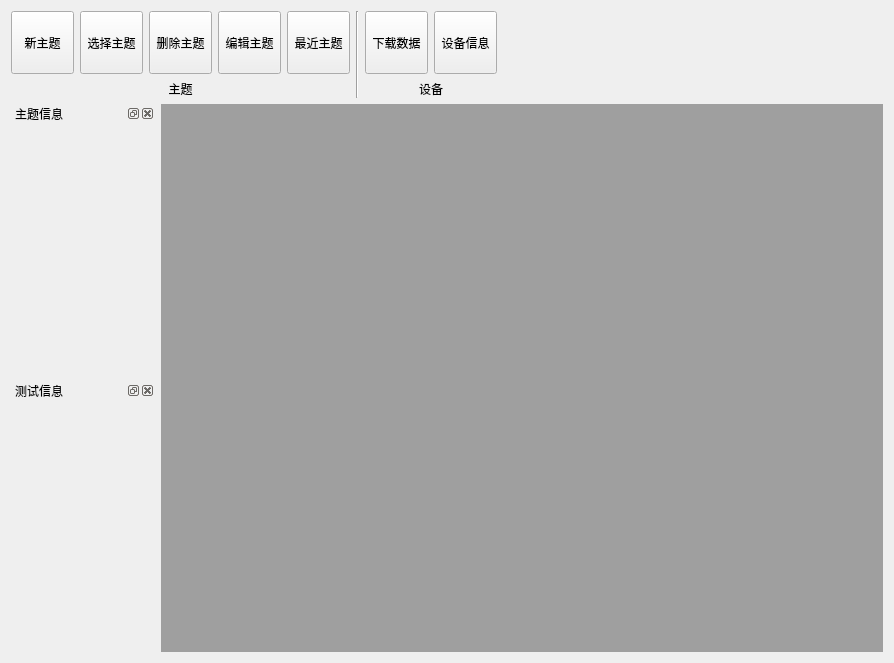
<?xml version="1.0" encoding="UTF-8"?>
<ui version="4.0">
 <class>MainDlg</class>
 <widget class="QDialog" name="MainDlg">
  <property name="geometry">
   <rect>
    <x>0</x>
    <y>0</y>
    <width>894</width>
    <height>663</height>
   </rect>
  </property>
  <property name="font">
   <font>
    <pointsize>9</pointsize>
   </font>
  </property>
  <property name="windowTitle">
   <string>Bodystat</string>
  </property>
  <property name="windowOpacity">
   <double>2.000000000000000</double>
  </property>
  <property name="sizeGripEnabled">
   <bool>false</bool>
  </property>
  <property name="modal">
   <bool>false</bool>
  </property>
  <layout class="QVBoxLayout" name="verticalLayout_3">
   <item>
    <layout class="QHBoxLayout" name="horizontalLayout_3">
     <item>
      <layout class="QVBoxLayout" name="verticalLayout">
       <property name="leftMargin">
        <number>0</number>
       </property>
       <property name="topMargin">
        <number>0</number>
       </property>
       <property name="rightMargin">
        <number>0</number>
       </property>
       <property name="bottomMargin">
        <number>0</number>
       </property>
       <item>
        <layout class="QHBoxLayout" name="horizontalLayout">
         <property name="leftMargin">
          <number>0</number>
         </property>
         <property name="topMargin">
          <number>0</number>
         </property>
         <property name="rightMargin">
          <number>0</number>
         </property>
         <property name="bottomMargin">
          <number>0</number>
         </property>
         <item>
          <widget class="QToolButton" name="_newSubjToolButton">
           <property name="minimumSize">
            <size>
             <width>63</width>
             <height>63</height>
            </size>
           </property>
           <property name="font">
            <font>
             <pointsize>9</pointsize>
            </font>
           </property>
           <property name="text">
            <string>新主题</string>
           </property>
           <property name="iconSize">
            <size>
             <width>32</width>
             <height>32</height>
            </size>
           </property>
           <property name="toolButtonStyle">
            <enum>Qt::ToolButtonTextUnderIcon</enum>
           </property>
           <property name="autoRaise">
            <bool>false</bool>
           </property>
          </widget>
         </item>
         <item>
          <widget class="QToolButton" name="_selSubjToolButton">
           <property name="minimumSize">
            <size>
             <width>63</width>
             <height>63</height>
            </size>
           </property>
           <property name="font">
            <font>
             <pointsize>9</pointsize>
            </font>
           </property>
           <property name="text">
            <string>选择主题</string>
           </property>
           <property name="iconSize">
            <size>
             <width>32</width>
             <height>32</height>
            </size>
           </property>
           <property name="toolButtonStyle">
            <enum>Qt::ToolButtonTextUnderIcon</enum>
           </property>
           <property name="autoRaise">
            <bool>false</bool>
           </property>
          </widget>
         </item>
         <item>
          <widget class="QToolButton" name="_delSubjToolButton">
           <property name="minimumSize">
            <size>
             <width>63</width>
             <height>63</height>
            </size>
           </property>
           <property name="font">
            <font>
             <pointsize>9</pointsize>
            </font>
           </property>
           <property name="text">
            <string>删除主题</string>
           </property>
           <property name="iconSize">
            <size>
             <width>32</width>
             <height>32</height>
            </size>
           </property>
           <property name="toolButtonStyle">
            <enum>Qt::ToolButtonTextUnderIcon</enum>
           </property>
           <property name="autoRaise">
            <bool>false</bool>
           </property>
          </widget>
         </item>
         <item>
          <widget class="QToolButton" name="_edtSubjToolButton">
           <property name="minimumSize">
            <size>
             <width>63</width>
             <height>63</height>
            </size>
           </property>
           <property name="font">
            <font>
             <pointsize>9</pointsize>
            </font>
           </property>
           <property name="text">
            <string>编辑主题</string>
           </property>
           <property name="iconSize">
            <size>
             <width>32</width>
             <height>32</height>
            </size>
           </property>
           <property name="toolButtonStyle">
            <enum>Qt::ToolButtonTextUnderIcon</enum>
           </property>
           <property name="autoRaise">
            <bool>false</bool>
           </property>
          </widget>
         </item>
         <item>
          <widget class="QToolButton" name="_recSubjToolButton">
           <property name="minimumSize">
            <size>
             <width>63</width>
             <height>63</height>
            </size>
           </property>
           <property name="font">
            <font>
             <pointsize>9</pointsize>
            </font>
           </property>
           <property name="text">
            <string>最近主题</string>
           </property>
           <property name="iconSize">
            <size>
             <width>32</width>
             <height>32</height>
            </size>
           </property>
           <property name="toolButtonStyle">
            <enum>Qt::ToolButtonTextUnderIcon</enum>
           </property>
           <property name="autoRaise">
            <bool>false</bool>
           </property>
          </widget>
         </item>
        </layout>
       </item>
       <item>
        <widget class="QLabel" name="_subjLabel">
         <property name="text">
          <string>主题</string>
         </property>
         <property name="alignment">
          <set>Qt::AlignCenter</set>
         </property>
        </widget>
       </item>
      </layout>
     </item>
     <item>
      <widget class="Line" name="line">
       <property name="orientation">
        <enum>Qt::Vertical</enum>
       </property>
      </widget>
     </item>
     <item>
      <layout class="QVBoxLayout" name="verticalLayout_4">
       <property name="leftMargin">
        <number>0</number>
       </property>
       <property name="topMargin">
        <number>0</number>
       </property>
       <property name="rightMargin">
        <number>0</number>
       </property>
       <property name="bottomMargin">
        <number>0</number>
       </property>
       <item>
        <layout class="QHBoxLayout" name="horizontalLayout_4">
         <property name="leftMargin">
          <number>0</number>
         </property>
         <property name="topMargin">
          <number>0</number>
         </property>
         <property name="rightMargin">
          <number>0</number>
         </property>
         <property name="bottomMargin">
          <number>0</number>
         </property>
         <item>
          <widget class="QToolButton" name="_downloadDataToolButton">
           <property name="minimumSize">
            <size>
             <width>63</width>
             <height>63</height>
            </size>
           </property>
           <property name="text">
            <string>下载数据</string>
           </property>
           <property name="iconSize">
            <size>
             <width>32</width>
             <height>32</height>
            </size>
           </property>
           <property name="toolButtonStyle">
            <enum>Qt::ToolButtonTextUnderIcon</enum>
           </property>
          </widget>
         </item>
         <item>
          <widget class="QToolButton" name="_devInfoToolButton">
           <property name="minimumSize">
            <size>
             <width>63</width>
             <height>63</height>
            </size>
           </property>
           <property name="text">
            <string>设备信息</string>
           </property>
           <property name="iconSize">
            <size>
             <width>32</width>
             <height>32</height>
            </size>
           </property>
           <property name="toolButtonStyle">
            <enum>Qt::ToolButtonTextUnderIcon</enum>
           </property>
          </widget>
         </item>
        </layout>
       </item>
       <item>
        <widget class="QLabel" name="_devLabel">
         <property name="text">
          <string>设备</string>
         </property>
         <property name="alignment">
          <set>Qt::AlignCenter</set>
         </property>
        </widget>
       </item>
      </layout>
     </item>
     <item>
      <spacer name="horizontalSpacer">
       <property name="orientation">
        <enum>Qt::Horizontal</enum>
       </property>
       <property name="sizeHint" stdset="0">
        <size>
         <width>40</width>
         <height>20</height>
        </size>
       </property>
      </spacer>
     </item>
    </layout>
   </item>
   <item>
    <layout class="QHBoxLayout" name="horizontalLayout_2" stretch="1,5">
     <item>
      <layout class="QVBoxLayout" name="verticalLayout_2">
       <item>
        <widget class="QDockWidget" name="_subjDockWidget">
         <property name="windowTitle">
          <string>主题信息</string>
         </property>
         <widget class="QWidget" name="dockWidgetContents"/>
        </widget>
       </item>
       <item>
        <widget class="QDockWidget" name="_testDockWidget">
         <property name="windowTitle">
          <string>测试信息</string>
         </property>
         <widget class="QWidget" name="dockWidgetContents_2"/>
        </widget>
       </item>
      </layout>
     </item>
     <item>
      <widget class="QMdiArea" name="_mainMdiArea"/>
     </item>
    </layout>
   </item>
  </layout>
 </widget>
 <layoutdefault spacing="6" margin="11"/>
 <resources/>
 <connections/>
</ui>
